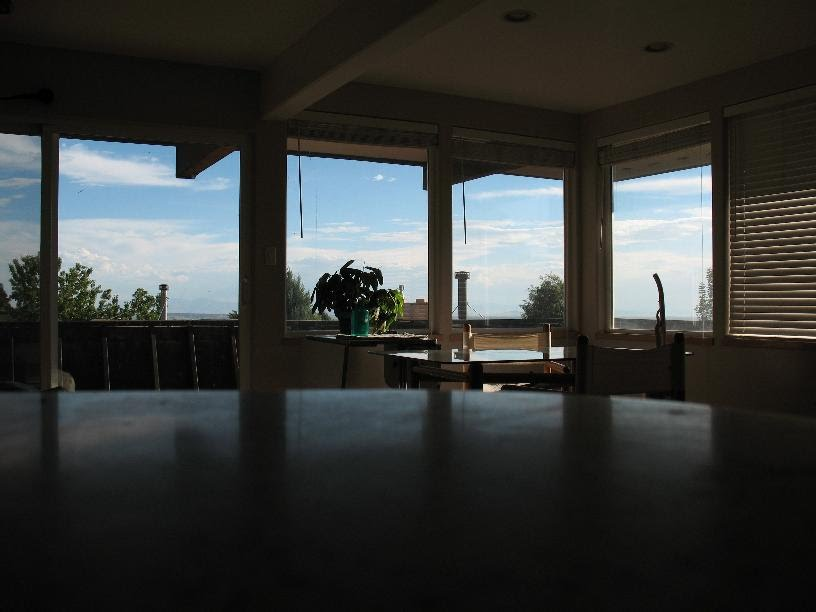
#> input picture HDR/img/orig_0.jpg, 816 x 612 px; its folder holds only this picture in this run
$ python -i hdr.py   (imports and definitions only)   (Python 2 division)
#> lines starting #> are read from the running program, lines starting #| are printed output that depends on the picture
from PIL import Image
import os, os.path
import sys, string
from copy import copy
try:
    import pylab
    pylab_loaded = 1
except:
    pylab_loaded = 0


class hdr:
    """
    a collection of images to merege into HDR

    blend an arbitrary number of photos into a single HDR image
    or several images with various combinations of HDR parameters

    it is assumed that project folders contain all the images you want to merge
    case = folder name
    cur_dir = folder where the project folders are located
    images are auto-sorted by degree of exposure (image brightness)
    """

    # [24 lines left out: function get_imgs, not called in this run]


    def __init__(
        self,
        case='',
        resize=None,
        img_type='.jpg',
        cur_dir=r'C:\My Pictures\test_hdr' ):

        """
        load a project
        all images of [img_type] are loaded from folder [case]
        and resized by a factor [resize]
        """
        if not case:
            print 'case is required'
            sys.exit(1)
        self.resize = resize
        self.ext = img_type.strip('.')
        self.case = case
        self.cur_dir = os.path.normpath(cur_dir)
        self.indir   = os.path.join(self.cur_dir, case)
        self.outdir  = os.path.join(self.indir , 'out')

        if not os.path.isdir(self.outdir):
            os.makedirs(self.outdir)
        f = lambda x: x.upper().endswith(self.ext.upper())
        self.fns = filter(f,os.listdir(self.indir))
        self.imgs = self.get_imgs()
        self.fin_set = {}


    # [148 lines left out: functions get_masks, lev, bal, save_im, merge, merge_all and 4 more, not called in this run]

>>> import cv2
>>> picture = cv2.imread('img/orig_0.jpg', cv2.IMREAD_GRAYSCALE)
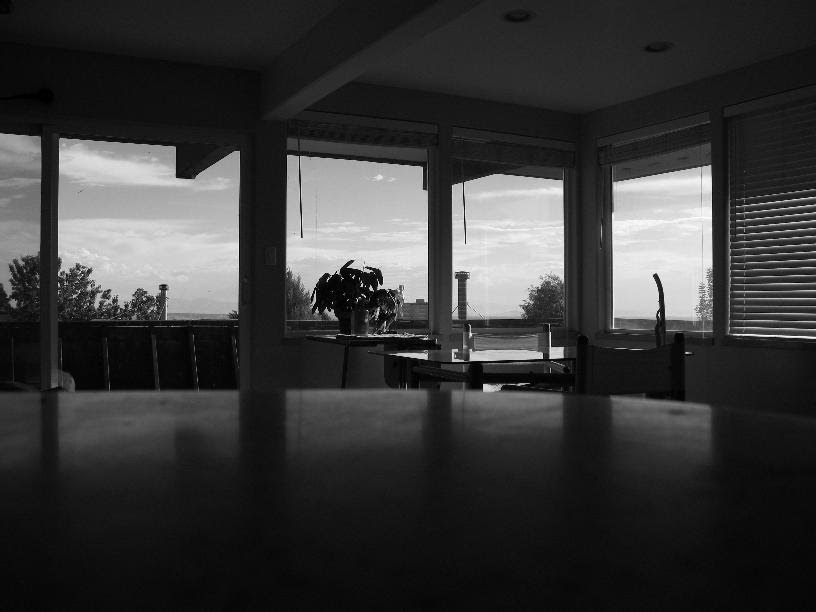
#> picture: shape (612, 816); min 0, max 255, mean 56.2
>>> result = hdr().merge_all(picture)
#> (the run stopped early here; a loop or call above may not have finished)

$ run again, on HDR/img/orig_3.jpg
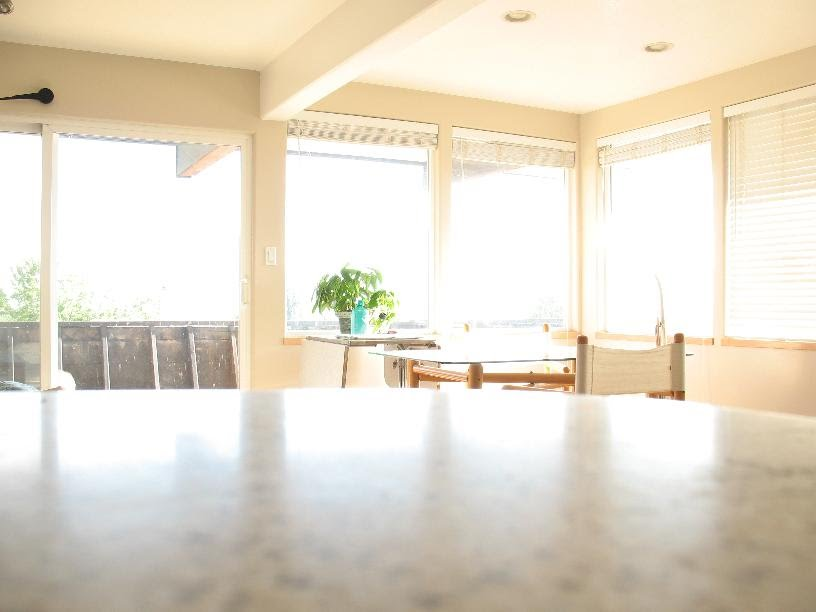
#> input picture HDR/img/orig_3.jpg, 816 x 612 px
#> `picture = cv2.imread('img/orig_0.jpg', cv2.IMREAD_GRAYSCALE)`:
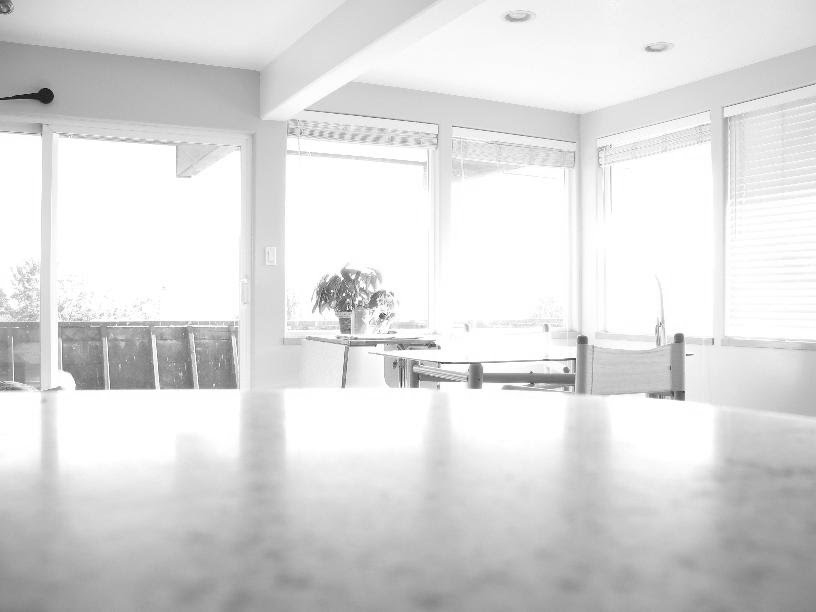
#> picture: shape (612, 816); min 13, max 255, mean 220.2
